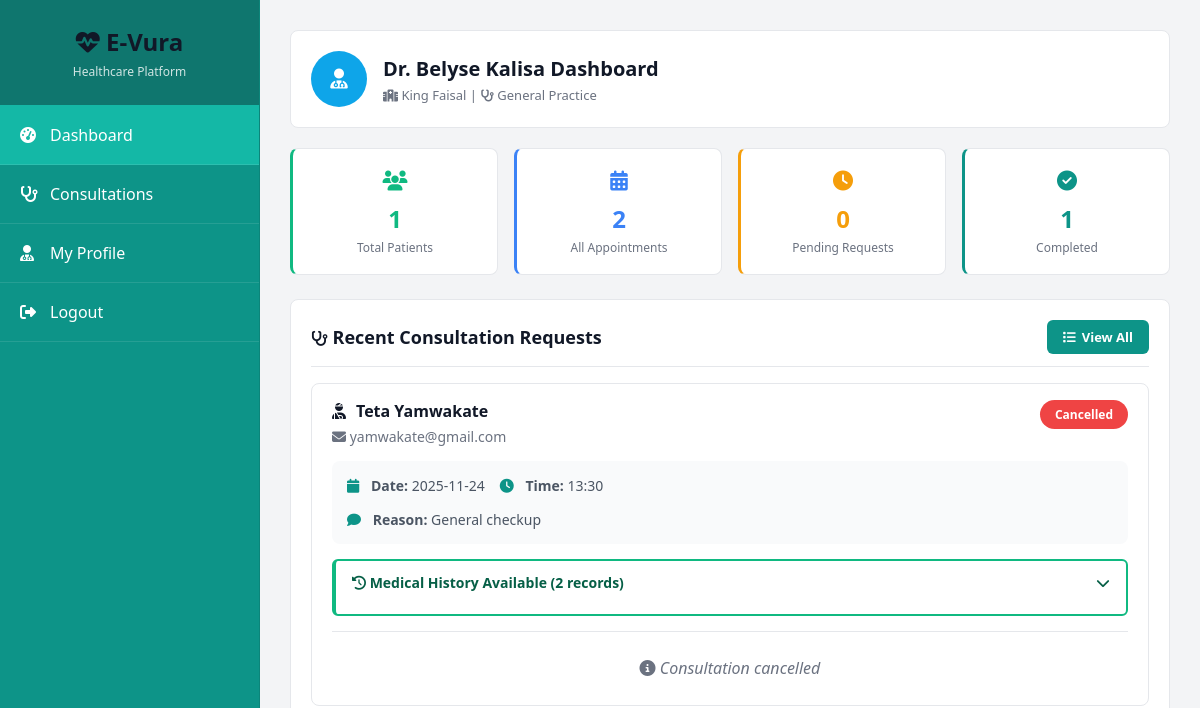
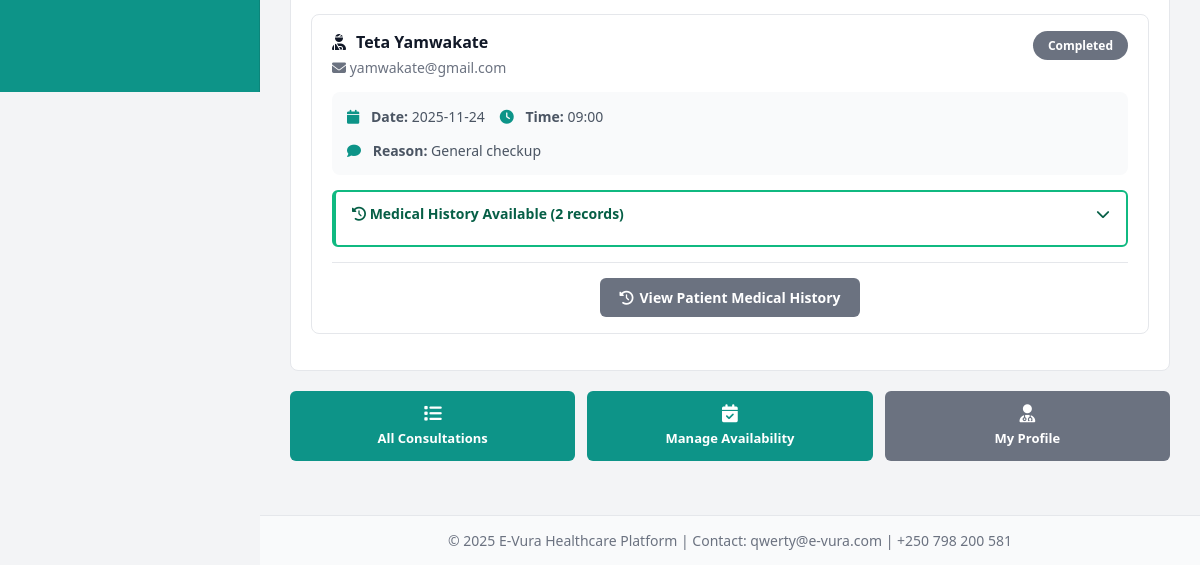
Before: /doctor/dashboard (signed in) with the older database file (2 pictures, top to bottom).
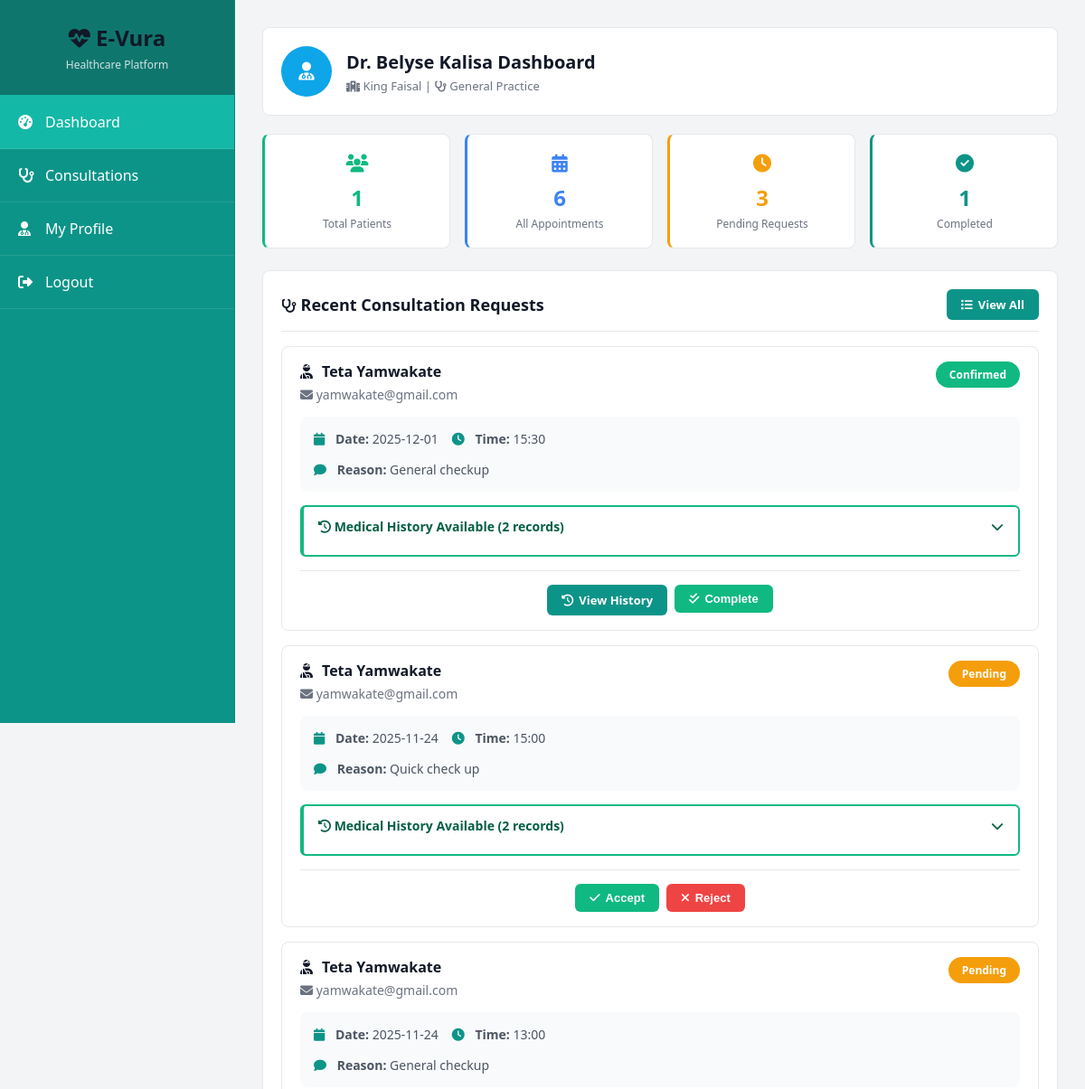
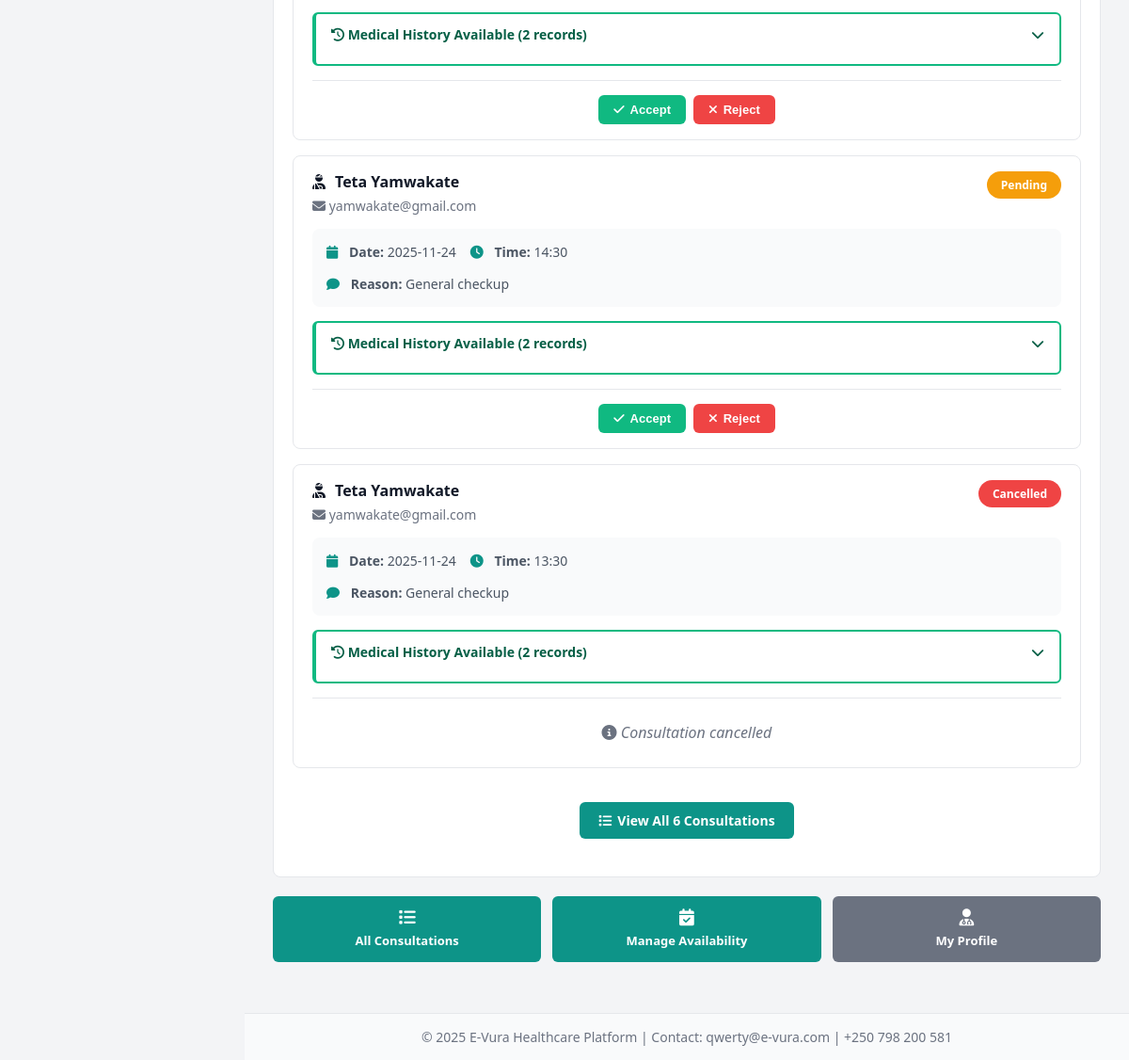
After: the same page with the newer database file (2 pictures, top to bottom).
### app.py (models this page shows, shortened)
class Doctor(db.Model):
    id = db.Column(db.Integer, primary_key=True)
    username = db.Column(db.String(100), unique=True, nullable=False)
    email = db.Column(db.String(120), unique=True, nullable=False)
    password = db.Column(db.String(200), nullable=False)
    phone = db.Column(db.String(20))
    specialization = db.Column(db.String(100))
    license_number = db.Column(db.String(50))
    hospital = db.Column(db.String(200))
    years_experience = db.Column(db.Integer)
    created_at = db.Column(db.DateTime, default=datetime.utcnow)
    appointments = db.relationship('Appointment', backref='doctor', lazy=True, foreign_keys='Appointment.doctor_id')
    records = db.relationship('MedicalRecord', backref='doctor', lazy=True)

class Appointment(db.Model):
    id = db.Column(db.Integer, primary_key=True)
    patient_id = db.Column(db.Integer, db.ForeignKey('patient.id'), nullable=False)
    doctor_id = db.Column(db.Integer, db.ForeignKey('doctor.id'), nullable=False)
    date = db.Column(db.String(20), nullable=False)
    time = db.Column(db.String(10), nullable=False)
    reason = db.Column(db.Text)
    status = db.Column(db.String(20), default='pending')
    notes = db.Column(db.Text)
    created_at = db.Column(db.DateTime, default=datetime.utcnow)

class Patient(db.Model):
    id = db.Column(db.Integer, primary_key=True)
    username = db.Column(db.String(100), unique=True, nullable=False)
    email = db.Column(db.String(120), unique=True, nullable=False)
    password = db.Column(db.String(200), nullable=False)
    phone = db.Column(db.String(20))
    date_of_birth = db.Column(db.String(20))
    address = db.Column(db.String(200))
    blood_type = db.Column(db.String(5))
    allergies = db.Column(db.Text)
    chronic_conditions = db.Column(db.Text)
    emergency_contact = db.Column(db.String(20))
    created_at = db.Column(db.DateTime, default=datetime.utcnow)
    appointments = db.relationship('Appointment', backref='patient', lazy=True, foreign_keys='Appointment.patient_id')
    records = db.relationship('MedicalRecord', backref='patient', lazy=True)

### app.py (the view)
@app.route('/doctor/dashboard')
@login_required
@doctor_required
def doctor_dashboard():
    doctor = Doctor.query.get(session['user_id'])
    page = request.args.get('page', 1, type=int)
    per_page = 10
    appointments_pagination = Appointment.query.filter_by(doctor_id=doctor.id).order_by(Appointment.created_at.desc()).paginate(
        page=page, per_page=per_page, error_out=False
    )
    appointments = appointments_pagination.items
    patients = Patient.query.join(Appointment).filter(Appointment.doctor_id == doctor.id).distinct().all()
    return render_template('doctor_dashboard.html', doctor=doctor, appointments=appointments,
                         appointments_pagination=appointments_pagination, patients=patients)

### templates/doctor_dashboard.html (shortened to what this page needs)
{% extends "base.html" %}
{% block content %}
<div style="background: white; border-radius: 8px; padding: 20px; margin-bottom: 20px; border: 1px solid #e5e7eb; width: 100%;">
    <div style="display: flex; align-items: center; gap: 16px;">
        <div style="width: 56px; height: 56px; border-radius: 50%; background: #0ea5e9; display: flex; align-items: center; justify-content: center; font-size: 20px; color: white; font-weight: bold;">
            <i class="fas fa-user-md"></i>
        </div>
        <div>
            <h1 style="font-size: 1.25rem; margin-bottom: 4px; font-weight: 600;">Dr. {{ doctor.username }} Dashboard</h1>
            <p style="color: #6b7280; font-size: 0.8125rem;">
                <i class="fas fa-hospital" style="font-size: 0.75rem;"></i> {{ doctor.hospital or 'Private Practice' }} |
                <i class="fas fa-stethoscope" style="font-size: 0.75rem;"></i> {{ doctor.specialization or 'General Practice' }}
            </p>
        </div>
    </div>
</div>
<div style="display: grid; grid-template-columns: repeat(auto-fit, minmax(200px, 1fr)); gap: 16px; margin-bottom: 24px; width: 100%;">
    <div style="background: white; padding: 18px; border-radius: 8px; border: 1px solid #e5e7eb; text-align: center; border-left: 3px solid #10b981;">
        <div style="font-size: 20px; margin-bottom: 8px; color: #10b981;"><i class="fas fa-users"></i></div>
        <div style="font-size: 24px; font-weight: bold; color: #10b981; margin-bottom: 4px;">
            {% set unique_patients = [] %}
            {% for apt in doctor.appointments %}
                {% if apt.patient not in unique_patients %}
                    {% set _ = unique_patients.append(apt.patient) %}
                {% endif %}
            {% endfor %}
            {{ unique_patients|length }}
        </div>
        <div style="color: #6b7280; font-size: 0.75rem;">Total Patients</div>
    </div>
    <div style="background: white; padding: 18px; border-radius: 8px; border: 1px solid #e5e7eb; text-align: center; border-left: 3px solid #3b82f6;">
        <div style="font-size: 20px; margin-bottom: 8px; color: #3b82f6;"><i class="fas fa-calendar-alt"></i></div>
        <div style="font-size: 24px; font-weight: bold; color: #3b82f6; margin-bottom: 4px;">{{ doctor.appointments|length }}</div>
        <div style="color: #6b7280; font-size: 0.75rem;">All Appointments</div>
    </div>
    <div style="background: white; padding: 18px; border-radius: 8px; border: 1px solid #e5e7eb; text-align: center; border-left: 3px solid #f59e0b;">
        <div style="font-size: 20px; margin-bottom: 8px; color: #f59e0b;"><i class="fas fa-clock"></i></div>
        <div style="font-size: 24px; font-weight: bold; color: #f59e0b; margin-bottom: 4px;">
            {{ doctor.appointments|selectattr('status', 'equalto', 'pending')|list|length }}
        </div>
        <div style="color: #6b7280; font-size: 0.75rem;">Pending Requests</div>
    </div>
    <div style="background: white; padding: 18px; border-radius: 8px; border: 1px solid #e5e7eb; text-align: center; border-left: 3px solid #0d9488;">
        <div style="font-size: 20px; margin-bottom: 8px; color: #0d9488;"><i class="fas fa-check-circle"></i></div>
        <div style="font-size: 24px; font-weight: bold; color: #0d9488; margin-bottom: 4px;">
            {{ doctor.appointments|selectattr('status', 'equalto', 'completed')|list|length }}
        </div>
        <div style="color: #6b7280; font-size: 0.75rem;">Completed</div>
    </div>
</div>
{% set chronic_patients = [] %}
{% for apt in doctor.appointments %}
    {% if apt.patient.chronic_conditions and apt.patient not in chronic_patients %}
        {% set _ = chronic_patients.append(apt.patient) %}
    {% endif %}
{% endfor %}
<div style="background: white; border-radius: 8px; padding: 20px; margin-bottom: 20px; border: 1px solid #e5e7eb; width: 100%;">
    <div style="display: flex; justify-content: space-between; align-items: center; margin-bottom: 16px; padding-bottom: 12px; border-bottom: 1px solid #e5e7eb;">
        <h2 style="font-size: 1.125rem; font-weight: 600;"><i class="fas fa-stethoscope" style="font-size: 0.9375rem;"></i> Recent Consultation Requests</h2>
        <a href="{{ url_for('consultations') }}" class="btn btn-primary" style="padding: 8px 16px; font-size: 0.8125rem;">
            <i class="fas fa-list"></i> View All
        </a>
    </div>
    {% if doctor.appointments %}
        {% for apt in doctor.appointments|sort(attribute='created_at', reverse=True) %}
            {% if loop.index <= 5 %}
            <div style="border: 1px solid #e5e7eb; border-radius: 8px; padding: 16px 20px; margin-bottom: 16px; transition: all 0.3s ease; ">
                <div style="display: flex; justify-content: space-between; align-items: flex-start; margin-bottom: 15px;">
                    <div>
                        <h4 style="margin-bottom: 5px; color: #111827; display: flex; align-items: center; gap: 10px;">
                            <i class="fas fa-user-injured"></i> {{ apt.patient.username }}
                        </h4>
                        <div style="color: #6b7280; font-size: 14px; margin-top: 5px;">
                            <i class="fas fa-envelope"></i> {{ apt.patient.email }}
                        </div>
                    </div>
                    <span style="padding: 6px 15px; border-radius: 20px; font-size: 12px; font-weight: 600;
                        {% if apt.status == 'confirmed' %}background: #10b981; color: white;
                        {% elif apt.status == 'completed' %}background: #6b7280; color: white;
                        {% elif apt.status == 'cancelled' %}background: #ef4444; color: white;
                        {% else %}background: #f59e0b; color: white;{% endif %}">
                        {{ apt.status|title }}
                    </span>
                </div>
                <div style="background: #f9fafb; padding: 15px; border-radius: 8px; margin-bottom: 15px; display: grid; grid-template-columns: auto auto 1fr; gap: 15px; font-size: 14px; color: #4b5563;">
                    <div>
                        <i class="fas fa-calendar" style="color: #0d9488; margin-right: 8px;"></i>
                        <strong>Date:</strong> {{ apt.date or 'Pending' }}
                    </div>
                    <div>
                        <i class="fas fa-clock" style="color: #0d9488; margin-right: 8px;"></i>
                        <strong>Time:</strong> {{ apt.time or 'Pending' }}
                    </div>
                    <div style="grid-column: 1 / -1;">
                        <i class="fas fa-comment" style="color: #0d9488; margin-right: 8px;"></i>
                        <strong>Reason:</strong> {{ apt.reason or 'General checkup' }}
                    </div>
                </div>
                {% set total_records = (apt.patient.medical_files|length) + (apt.patient.test_results|length) + (apt.patient.procedures|length) + (apt.patient.prescriptions|length) %}
                {% if total_records > 0 %}
                <div style="background: white; border: 2px solid #10b981; border-left: 4px solid #10b981; padding: 12px 16px; border-radius: 6px; margin-bottom: 12px;">
                    <h5 style="color: #065f46; margin-bottom: 10px; font-size: 14px; font-weight: 600; cursor: pointer; display: flex; align-items: center; justify-content: space-between;"
                        onclick="toggleHistory('history-{{ apt.id }}', this)">
                        <span><i class="fas fa-history"></i> Medical History Available ({{ total_records }} records)</span>
                        <i class="fas fa-chevron-down" id="history-icon-{{ apt.id }}"></i>
                    </h5>
                </div>
                {% endif %}
                <div style="border-top: 1px solid #e5e7eb; padding-top: 15px; margin-top: 15px;">
                    {% if apt.status == 'pending' %}
                        <div style="display: flex; gap: 8px; justify-content: center;">
                            <form method="POST" action="{{ url_for('update_appointment_status', appointment_id=apt.id) }}" style="display: inline;">
                                <button type="submit" class="btn btn-success" style="padding: 8px 16px; font-size: 0.8125rem;">
                                    <i class="fas fa-check"></i> Accept
                                </button>
                            </form>
                            <form method="POST" action="{{ url_for('update_appointment_status', appointment_id=apt.id) }}" style="display: inline;">
                                <button type="submit" class="btn btn-danger" style="padding: 8px 16px; font-size: 0.8125rem;">
                                    <i class="fas fa-times"></i> Reject
                                </button>
                            </form>
                        </div>
                    {% elif apt.status == 'confirmed' %}
                        <div style="display: flex; gap: 8px; justify-content: center;">
                            <a href="{{ url_for('view_patient_history', patient_id=apt.patient.id) }}"
                               class="btn btn-primary" style="padding: 8px 16px; font-size: 0.8125rem; text-decoration: none;">
                                <i class="fas fa-history"></i> View History
                            </a>
                            <form method="POST" action="{{ url_for('update_appointment_status', appointment_id=apt.id) }}" style="display: inline;">
                                <button type="submit" class="btn" style="padding: 8px 16px; font-size: 0.8125rem; background: #10b981; color: white;">
                                    <i class="fas fa-check-double"></i> Complete
                                </button>
                            </form>
                        </div>
                    {% elif apt.status == 'completed' %}
                        <div style="display: flex; justify-content: center;">
                            <a href="{{ url_for('view_patient_history', patient_id=apt.patient.id) }}"
                               class="btn btn-secondary" style="text-decoration: none;">
                                <i class="fas fa-history"></i> View Patient Medical History
                            </a>
                        </div>
                    {% else %}
                        <div style="text-align: center; color: #6b7280; font-style: italic; padding: 10px;">
                            <i class="fas fa-info-circle"></i> Consultation {{ apt.status }}
                        </div>
                    {% endif %}
                </div>
            </div>
            {% endif %}
        {% endfor %}
        {% if doctor.appointments|length > 5 %}
        <div style="text-align: center; padding: 20px;">
            <a href="{{ url_for('consultations') }}" class="btn btn-primary">
                <i class="fas fa-list"></i> View All {{ doctor.appointments|length }} Consultations
            </a>
        </div>
        {% endif %}
    {% endif %}
</div>
<div style="display: grid; grid-template-columns: repeat(auto-fit, minmax(180px, 1fr)); gap: 12px; margin-bottom: 24px; width: 100%;">
    <a href="{{ url_for('consultations') }}" class="btn btn-primary" style="padding: 14px; text-align: center; text-decoration: none; display: block; font-size: 0.8125rem;">
        <i class="fas fa-list" style="font-size: 18px; margin-bottom: 6px; display: block;"></i>
        All Consultations
    </a>
    <a href="{{ url_for('manage_availability') }}" class="btn" style="padding: 14px; text-align: center; text-decoration: none; display: block; background: #0d9488; color: white; font-size: 0.8125rem;">
        <i class="fas fa-calendar-check" style="font-size: 18px; margin-bottom: 6px; display: block;"></i>
        Manage Availability
    </a>
    <a href="{{ url_for('doctor_profile') }}" class="btn btn-secondary" style="padding: 14px; text-align: center; text-decoration: none; display: block; font-size: 0.8125rem;">
        <i class="fas fa-user-md" style="font-size: 18px; margin-bottom: 6px; display: block;"></i>
        My Profile
    </a>
</div>
{% endblock %}

Changed rows visible on the page:
no longer on this page (row unchanged): Appointment: patient.username "Teta Yamwakate", patient.email "yamwakate@gmail.com", status "Completed", date "2025-11-24", time "09:00", reason "General checkup", total_records "2"
added Appointment: patient.username "Teta Yamwakate", patient.email "yamwakate@gmail.com", status "Confirmed", date "2025-12-01", time "15:30", reason "General checkup", total_records "2"
added Appointment: patient.username "Teta Yamwakate", patient.email "yamwakate@gmail.com", status "Pending", date "2025-11-24", time "15:00", reason "Quick check up", total_records "2"
added Appointment: patient.username "Teta Yamwakate", patient.email "yamwakate@gmail.com", status "Pending", date "2025-11-24", time "13:00", reason "General checkup", total_records "2"
added Appointment: patient.username "Teta Yamwakate", patient.email "yamwakate@gmail.com", status "Pending", date "2025-11-24", time "14:30", reason "General checkup", total_records "2"
Other visible differences:
{{ doctor.appointments|length }}: "2" → "6"
{{ doctor.appointments|length }}: (not shown) → "6"
text no longer shown: "0"
text now shown: "3 View All Consultations"
